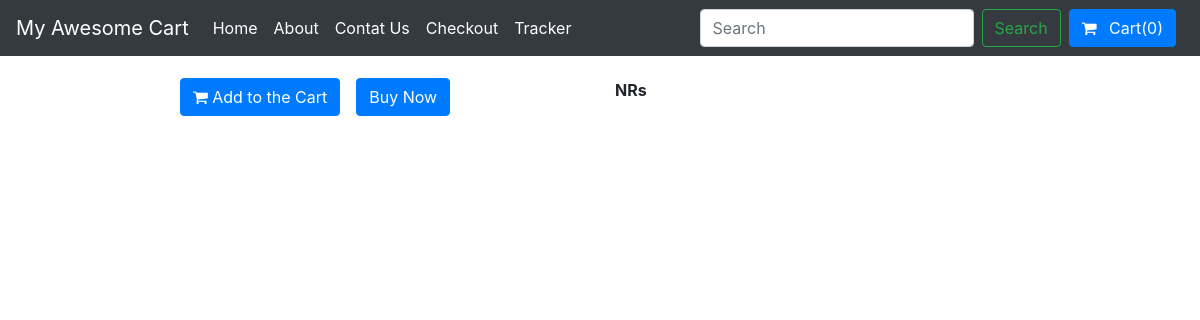
The app's page /shop/product/25, older data.
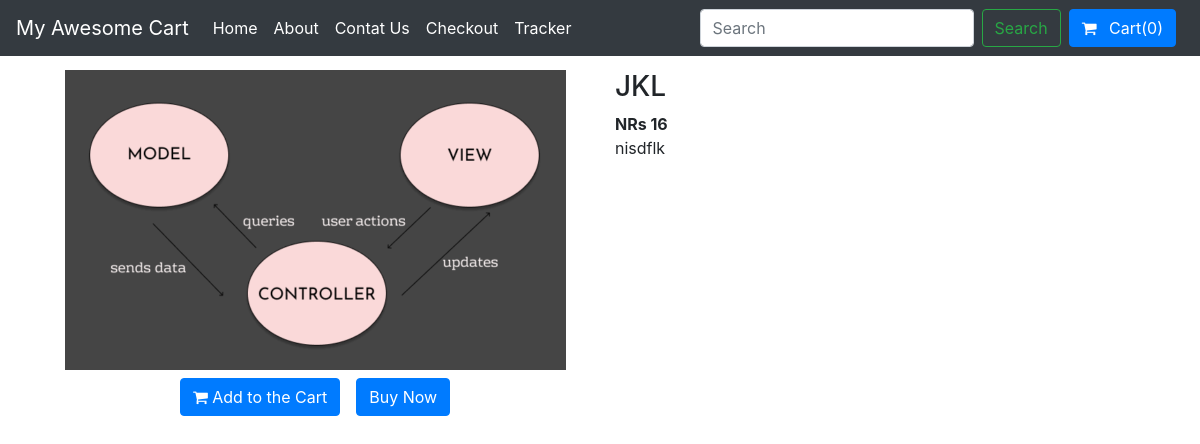
The same page, newer data.
### shop/models.py (models this page shows, shortened)
class Product(models.Model):
    product_id = models.AutoField
    product_name = models.CharField(max_length=50)
    product_description = models.CharField(max_length=300)
    category = models.CharField(max_length=30, default='')
    sub_category = models.CharField(max_length=30, default='')
    price = models.IntegerField(default=0)
    image = models.ImageField(upload_to="shop/images", default='')
    product_pub_date = models.DateField()

### shop/views.py (the view)
# urls.py: path('product/<int:proId>', views.productView),
def productView(request, proId):
    product_selected = Product.objects.filter(id = proId)
    return render(request,'shop/productView.html',{'product':product_selected})

### shop/templates/shop/productView.html (shortened to what this page needs)
{% extends 'shop/template.html' %}
{% block content %}
    <div class="row">
        <div class="col-md-6">
            <div class="d-flex justify-content-center">
                <img src="/media/{{ product.0.image }}" alt="" class="img-fluid">
            </div>
            <div class="d-flex justify-content-center my-2">
                <button class="btn btn-primary addTocart mx-2" id="pr{{product.id}}">
                    <i class="fa fa-shopping-cart" aria-hidden="true"></i>
                    Add to the Cart
                </button>
                <button class="btn btn-primary addTocart mx-2">
                    Buy Now
                </button>
            </div>
        </div>
        <div class="col-md-6">
            <h3>{{ product.0.product_name }}</h3>
            <span class="font-weight-bold">NRs {{ product.0.price }}</span>
            <p>{{ product.0.product_description }}</p>
        </div>
    </div>
{% endblock %}

Row changes from the older to the newer data that the page shows:
added Product: image (picture), product_name "JKL", price "16", product_description "nisdflk"
